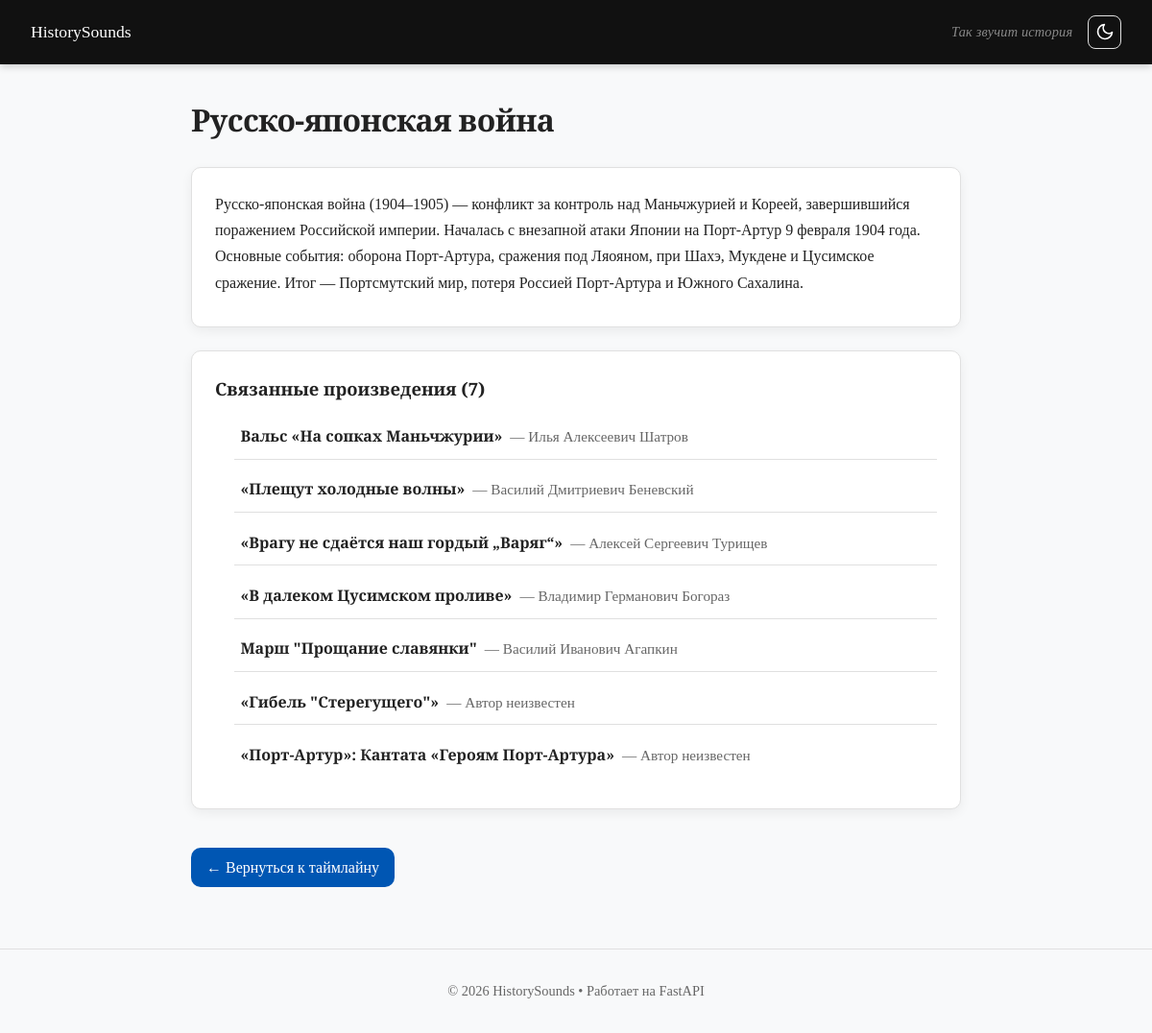
Screenshot of /event/1 with the database file from the repository.
### models/events.py (models this page shows)
class Event(Base):
    __tablename__ = "events"
    id = Column(Integer, primary_key=True, index=True, autoincrement=True)
    title = Column(String, nullable=True)
    description = Column(String, nullable=False)
    excel_id = Column(String, index=True)
    songs = relationship("Song", secondary=song_event, back_populates="events")
    year_start = Column(Integer, nullable=True)
    year_end = Column(Integer, nullable=True)

### models/songs.py (models this page shows)
class Song(Base):
    __tablename__ = "songs"
    id = Column(Integer, primary_key=True, index=True, autoincrement=True)
    name = Column(String, nullable=False)
    composer = Column(String, nullable=False)
    description = Column(Text, nullable=True)
    composer_info = Column(String, nullable=True)
    link = Column(String, nullable=True)
    events = relationship("Event", secondary=song_event, back_populates="songs")

### app.py (the view)
@app.get("/event/{event_id}", response_class=HTMLResponse)
async def event_page(request: Request, event_id: int, db: Session = Depends(get_db)):
    event = db.query(Event).filter(Event.id == event_id).first()
    if not event:
        raise HTTPException(status_code=404, detail="Event not found")
    return templates.TemplateResponse(request, "event.html", {"event": event})

### templates/event.html (shortened to what this page needs)
{% extends "base.html" %}
{% block content %}
<article class="event-page">
  <div class="page-header">
    <h1>{{ event.title }}</h1>
  </div>
  <div class="card">
    <p>{{ event.description }}</p>
  </div>
  {% if event.songs %}
  <div class="card">
    <h3>Связанные произведения ({{ event.songs|length }})</h3>
    <ul class="song-list">
{% for song in event.songs %}
  <li>
    <a href="/song/{{ song.name | e }}?from_event={{ event.id }}" class="song-link">
      <span class="song-title">{{ song.name }}</span>
      <span class="song-composer">
        {% if song.composer and song.composer|lower not in ['nan','none','','?','—','-'] %}
          — {{ song.composer }}
        {% else %}
          — <em>Автор неизвестен</em>
        {% endif %}
      </span>
    </a>
  </li>
{% endfor %}
</ul>
  </div>
  {% else %}
  <div class="card">
    <p style="color:var(--text-muted); font-style:italic;">Нет связанных музыкальных произведений.</p>
  </div>
  {% endif %}
  <a href="/timeline" class="back-btn">← Вернуться к таймлайну</a>
</article>
{% endblock %}

### static/style.css (style rules this page uses)
:root { --primary: #0056b3; --primary-hover: #003d82; --bg: #f8f9fa; --card-bg: #ffffff; --text: #222; --text-muted: #666; --border: #e0e0e0; --shadow: 0 4px 12px rgba(0,0,0,0.06); --shadow-hover: 0 8px 24px rgba(0,0,0,0.12); --radius: 10px; --transition: 0.2s ease; }
* { box-sizing: border-box; margin: 0; padding: 0; }
html, body { font-family: "Merriweather", serif; line-height: 1.6; color: var(--text); background: var(--bg); min-height: 100vh; display: flex; flex-direction: column; }
h1 { margin-bottom: 0.5rem; font-size: 2rem; letter-spacing: -0.02em; }
.page-header { margin-bottom: 1.5rem; }
.page-header h1 { margin-bottom: 0.25rem; }
.card { background: var(--card-bg); padding: 1.5rem; border-radius: var(--radius); box-shadow: var(--shadow); margin-bottom: 1.5rem; border: 1px solid var(--border); }
.card h3 { margin-bottom: 0.75rem; font-size: 1.15rem; }
.card p, .card li { line-height: 1.7; margin-bottom: 0.5rem; }
.card ul { padding-left: 1.25rem; }
.back-btn { display: inline-flex; align-items: center; gap: 0.5rem; margin-top: 1rem; padding: 0.5rem 1rem; background: var(--primary); color: white; text-decoration: none; border-radius: var(--radius); font-weight: 500; transition: background var(--transition); }
.song-list { list-style: none; padding: 0; }
.song-list li { border-bottom: 1px solid var(--border); transition: background 0.2s; }
.song-list li:last-child { border-bottom: none; }
.song-link { display: flex; align-items: baseline; gap: 0.5rem; padding: 0.6rem 0.4rem; text-decoration: none; color: var(--text); border-radius: 6px; transition: background 0.2s, color 0.2s; }
.song-title { font-weight: 600; }
.song-composer { color: var(--text-muted); font-size: 0.95rem; }

### rows the page displays
Event: title "Русско-японская война", description "Русско-японская война (1904–1905) — конфликт за контроль над Маньчжурией и Кореей, завершившийся поражением Российской империи. Началась с внезапной атаки Японии на Порт-Артур 9 февраля 1904 года. Основные события: оборона Порт-Артура, сражения под Ляояном, при Шахэ, Мукдене и Цусимское сражение. Итог — Портсмутский мир, потеря Россией Порт-Артура и Южного Сахалина."
Song: name "Вальс «На сопках Маньчжурии»", composer "Илья Алексеевич Шатров"
Song: name "«Плещут холодные волны»", composer "Василий Дмитриевич Беневский"
Song: name "«Врагу не сдаётся наш гордый „Варяг“»", composer "Алексей Сергеевич Турищев"
Song: name "«В далеком Цусимском проливе»", composer "Владимир Германович Богораз"
Song: name "Марш \"Прощание славянки\"", composer "Василий Иванович Агапкин"
Song: name "«Гибель \"Стерегущего\"»", composer "Автор неизвестен"
Song: name "«Порт-Артур»: Кантата «Героям Порт-Артура»", composer "Автор неизвестен"

### other values shown
{{ event.songs|length }} "7"
